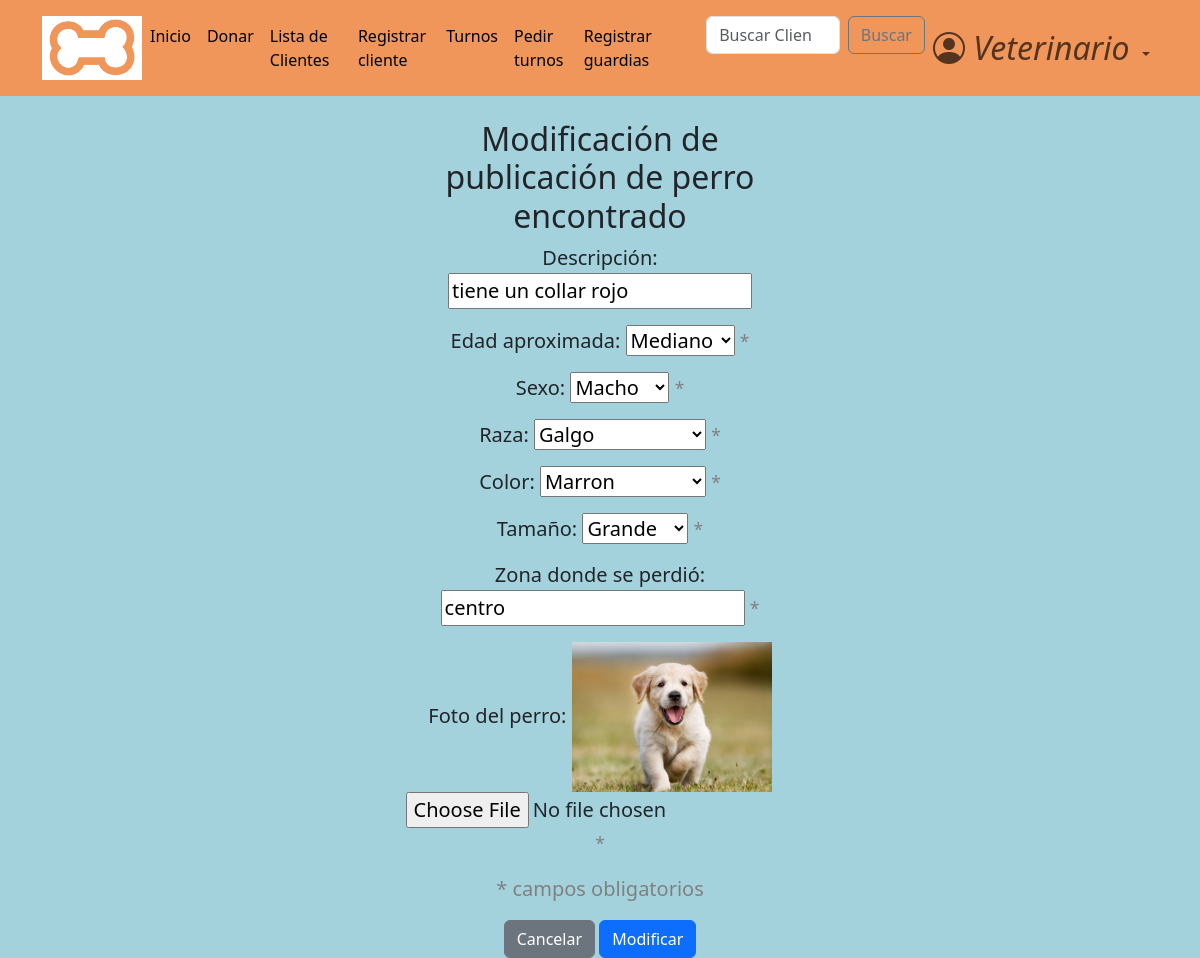
The page /found/foundposts/post_modification/1 (signed in) on the database its author committed.
### found/models.py (models this page shows)
class FoundPost (models.Model):
    class Age(models.TextChoices):
        cachorro = "Cachorro"
        mediano = "Mediano"
        adulto = "Adulto"
    author = models.ForeignKey(
        CustomUser,
        blank = True,
        on_delete=models.CASCADE,
        null=True,
    )
    image = models.ImageField(
        upload_to= "media/", null = True,
    )
    description = models.TextField(
        max_length=120,
        blank=True,
        null=True,
    )
    age = models.CharField(
        choices=Age.choices,
        max_length=15,
    )
    zone = models.CharField(
        max_length=45,
        help_text= "ingrese la zona en la que lo encontro el perro",
    )
    sex = models.CharField(
        max_length=10,
        choices=Dog.Sex.choices
    )
    breed = models.CharField(
        max_length=20,
        choices=Dog.Breed.choices
    )
    color = models.CharField(
        max_length=20,
        blank=True,
        choices=Dog.Color.choices,
        null=True,
    )
    size = models.CharField(
        max_length=10,
        null=True,
        blank=True,
        choices=Dog.Size.choices
    )
    publication_date = models.DateTimeField(
        blank=True,
        default=now,
    )
    was_delivered = models.BooleanField(
        default= False,
    )

### found/views.py (the view)
# urls.py: path('foundposts/post_modification/<post_id>', views.found_post_modification, name='found_post_modification'),
@login_required
def found_post_modification(request, post_id):
    post = FoundPost.objects.get(id=post_id)
    if request.POST:
        form = FoundPostModificationForm(request.POST, request.FILES, instance=post, user=request.user)
        if form.is_valid():
            form.save()
            return redirect('found_post_modification_succeed')
    else:
        form = FoundPostModificationForm(
            initial = {
                'description': post.description,
                'age': post.age,
                'sex': post.sex,
                'breed': post.breed,
                'color': post.color,
                'size': post.size,
                'zone':post.zone,
            },
            user=request.user,
            instance=post
        )
        form = FoundPostModificationForm(instance=post, user=request.user)
    context = {
        'found_post_modification_form': form,
    }
    return render(request, 'found_post_modification_form.html', context)

### found/templates/found_post_modification_form.html (shortened to what this page needs)
{% extends 'base.html' %}
{% block content %}
<br>
<div class="col-md-4 mx-auto">
    <h2 style="text-align: center;">Modificación de publicación de perro encontrado</h2>
    <form method="post" enctype="multipart/form-data">
        {% for field in found_post_modification_form %}
            <p style="text-align: center;">
                {{ field.label_tag }}
                {% if field.field.widget.input_type != 'file' %}
                    {{ field }}
                {% else %}
                    {% if field.value %}
                        <img src="{{ field.value.url }}" alt="Imagen actual" style="max-width: 200px;">
                    {% else %}
                        <img src="{{ lost_post_modification_form.instance.image.url }}" alt="Imagen actual" style="max-width: 200px;">
                    {% endif %}
                    <input type="file" name="{{ field.html_name }}" id="{{ field.auto_id }}" class="{{ field.css_classes }}" accept="image/*">
                {% endif %}
                {% if field.help_text %}
                    <small style="color: grey;">{{ field.help_text }}</small>
                {% endif %}
            </p>
        {% endfor %}
        <p style="text-align: center; color: grey;">* campos obligatorios</p>
        <div class="text-center">
            <a href="{% url 'lost_posts' %}" class="btn btn-secondary">Cancelar</a>
            <button class="btn btn-primary">Modificar</button>
        </div>
    </form>
</div>
{% endblock content %}

### pages/static/css/styles.css (style rules this page uses)
html { box-sizing: border-box; font-size: 16px; scroll-behavior: smooth; }
body { margin: 0; padding: 0; overflow-x: hidden; background-color: #a4d2dc; }
a { text-decoration: none; }

### found/templates/found_post_modification_form.html (style rules this page uses)
.text-center { text-align: center; }
p { font-size: 20px; }

### rows shown on the page
FoundPost: found_post_modification_form "tiene un collar rojo" "Mediano" "Macho" "Galgo" "Marron" "Grande" "centro"

### other values the page prints
{{ field.label_tag }} "Descripción:" "Edad aproximada:" "Sexo:" "Raza:" "Color:" "Tamaño:" "Zona donde se perdió:" "Foto del perro:"
{{ field.help_text }} "*" "*" "*" "*" "*" "*" "*"
